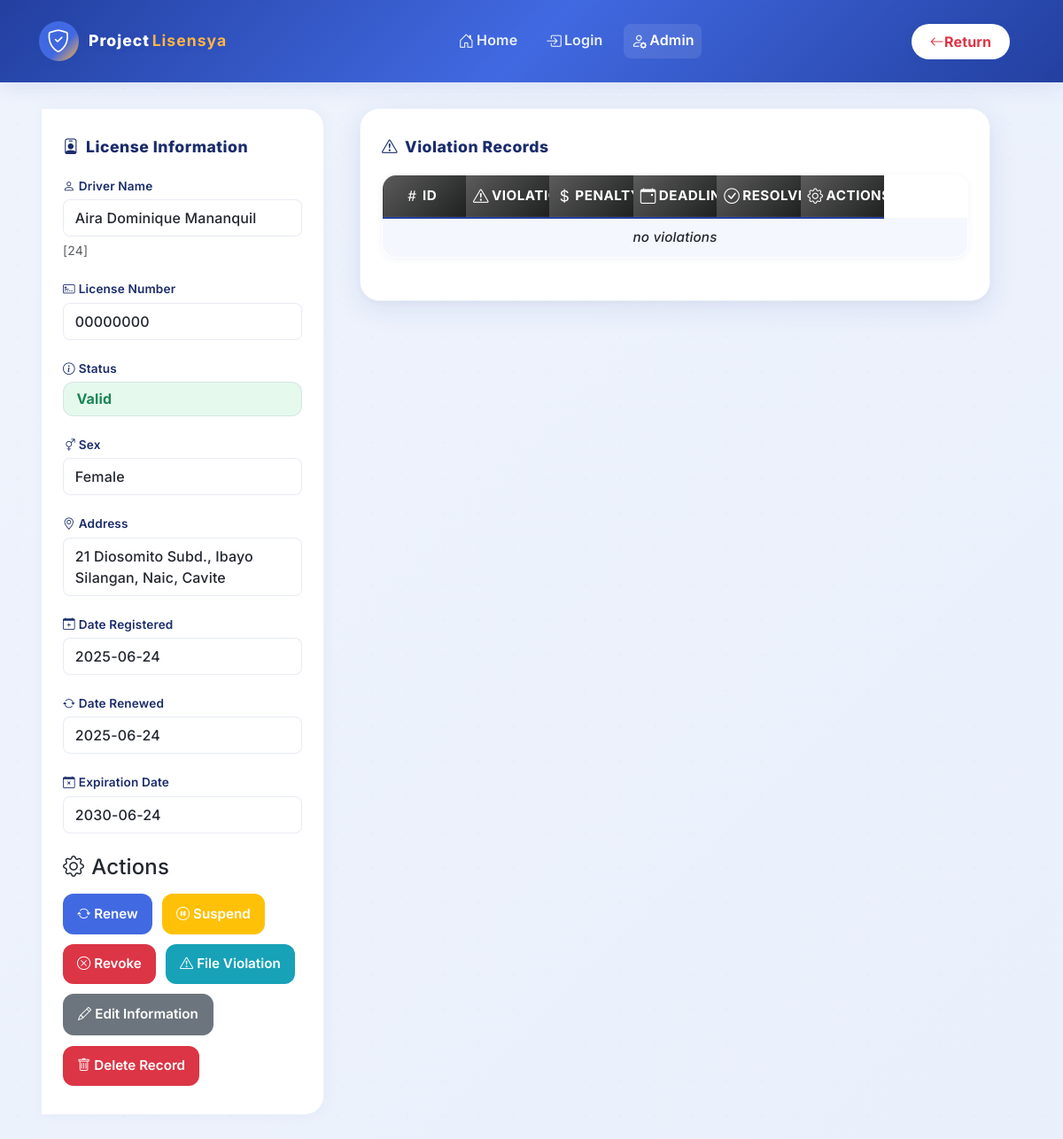
/ceejay/license-actions.new.php?serial-number=24 (signed in), run on an earlier commit of the app's database.
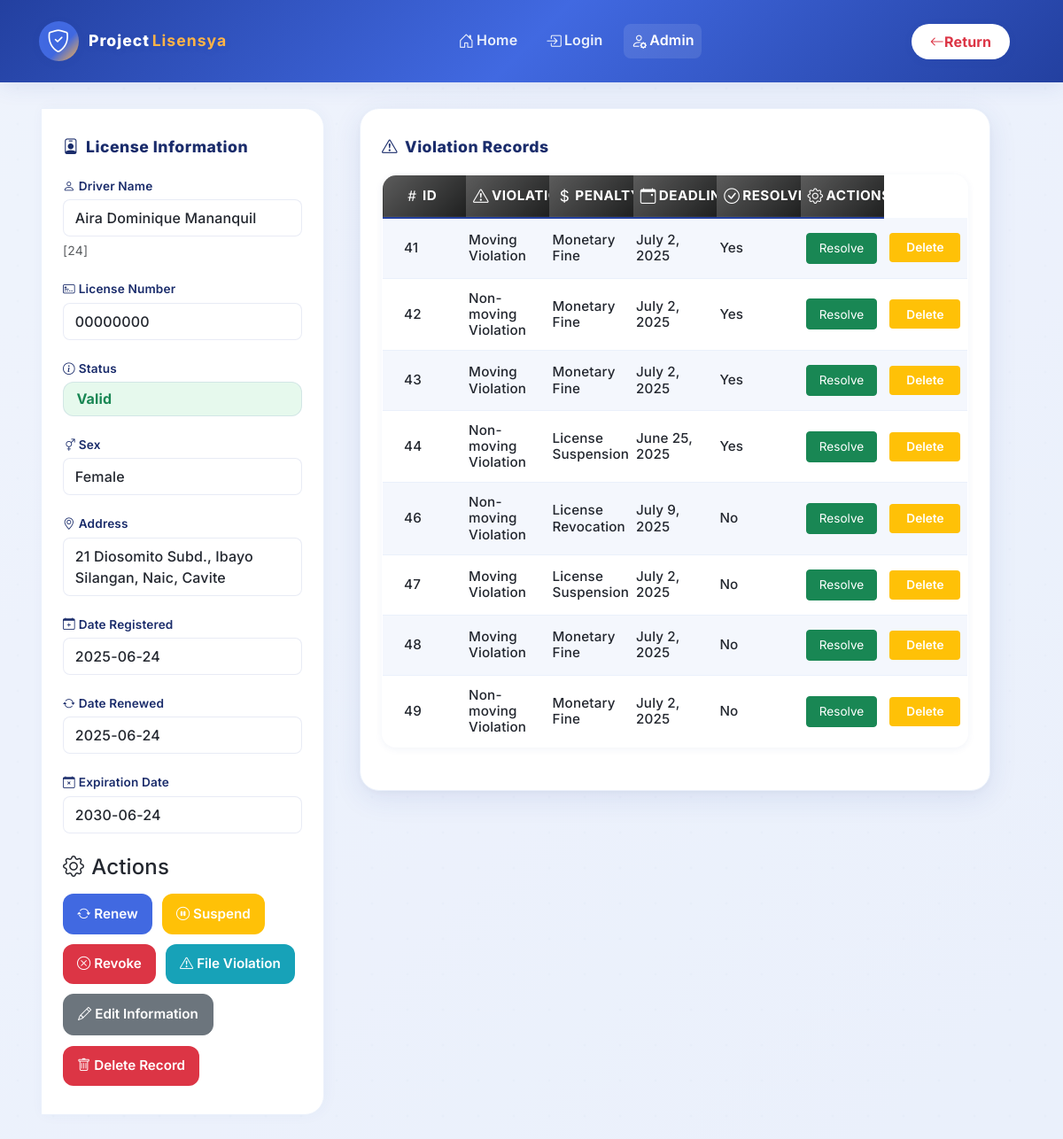
And on a later commit of the database.
### tables this page shows
CREATE TABLE `tbviolations` (
  `violationId` int(11) NOT NULL,
  `licenseSN` int(11) NOT NULL,
  `licenseNumber` varchar(8) NOT NULL,
  `violationCommitted` enum('Moving Violation','Non-moving Violation') NOT NULL,
  `penaltyAlloted` enum('Monetary Fine','License Suspension','License Revocation') NOT NULL,
  `settlementDeadline` date NOT NULL,
  `resolved` tinyint(1) NOT NULL DEFAULT 0
);

### ceejay/license-actions.new.php (the view, shortened to what the changed rows need)
<?php
include '_functions.php';
if (!isset($_GET['serial-number'])) {
    header('Location: admin-db.php');
} else {
    if ($_GET['serial-number'] == '') {
        header('Location: admin-db.php');
    } else {
        $check = checkRegisteredLicense($_GET['serial-number']);
        if ($check !=  true)  {
            header('Location: admin-db.php');
        } else {
            $driverinfo = getLicenseInfo($_GET['serial-number']);
            $serialnum = $driverinfo[0]['serialNumber'];
        }
    }
}
?>
<!DOCTYPE html>
<html lang="en">
<head>
    <link rel="stylesheet" href="https://cdn.jsdelivr.net/npm/bootstrap@5.3.6/dist/css/bootstrap.min.css">
    <link rel="stylesheet" href="styles/dashboard.css">
    <link rel="stylesheet" href="https://cdn.jsdelivr.net/npm/bootstrap-icons@1.11.3/font/bootstrap-icons.min.css">
</head>
<body>
    <div class="container">
        <div class="main-flex-row">
            <div class="flex-main-content">
                <div class="card-style">
                    <table class="table align-middle">
                        <tr>
                            <th><i class="bi bi-hash"></i>ID</th>
                            <th><i class="bi bi-exclamation-triangle"></i>Violation</th>
                            <th><i class="bi bi-currency-dollar"></i>Penalty</th>
                            <th><i class="bi bi-calendar-event"></i>Deadline for Settlement</th>
                            <th><i class="bi bi-check-circle"></i>Resolved</th>
                            <th class="text-center"><i class="bi bi-gear"></i>Actions</th>
                        </tr>
                        <?php viewLicenseViolations($serialnum)?>
                    </table>
                </div>
            </div>
        </div>
    </div>
</body>
</html>

### _functions.php (shortened to what the changed rows need)
<?php
function connect() {
    $conn = new mysqli('localhost','root','','dcit55_project');
    return $conn;
}
function viewLicenseViolations($serial_number) {
    $conn = connect();
    $sql =
        "SELECT *
        FROM tbviolations
        WHERE licenseSN='$serial_number'";
    $rs = $conn->query($sql);
    if ($rs->num_rows === 0) {
        echo "
            <tr>
                <td colspan='7' style='text-align: center;'><i>no violations</td>
            </tr>
        ";
    }
    while ($row = $rs->fetch_assoc()) {
        echo "
            <tr>
                <td>" . $row['violationId'] ."</td>
                <td>" . $row['violationCommitted'] ."</td>
                <td>" . $row['penaltyAlloted'] ."</td>
                <td>" . date_format(date_create($row['settlementDeadline']),"F j, Y") ."</td>
                <td>" . ($row['resolved'] == 0 ? 'No' : 'Yes') ."</td>
                <td>
                    <form action='_functions.php'>
                        <input type='text' name='violation-id' value='" . $row['violationId'] ."' style='display: none;'>
                        <input tpe='text' name='serial-number' value='" . $row['licenseSN'] . "' style='display: none;'>
                        <button class='btn btn-sm btn-success' name='resolve-violation' value='true'>Resolve</button>
                    </form>
                </td>
                <td>
                    <form action='_functions.php'>
                        <input type='text' name='violation-id' value='" . $row['violationId'] ."' style='display: none;'>
                        <input tpe='text' name='serial-number' value='" . $row['licenseSN'] . "' style='display: none;'>
                        <button class='btn btn-sm btn-warning' name='delete-violation-record' value='true'>Delete</button>
                    </form>
                </td>
            </tr>
        ";
    }
}
function getLicenseInfo($serial_number) {
    $conn = connect();
    $sql =
        "SELECT *
        FROM tblicense
        WHERE serialNumber='$serial_number'";
    $rs = $conn->query($sql);
    while ($row = $rs->fetch_assoc()) {
        $info[] = $row;
    }
    return $info;
}
?>

What changed in the data, as far as the page shows it:
added tbviolations: violationId "41", violationCommitted "Moving Violation", penaltyAlloted "Monetary Fine", settlementDeadline "July 2, 2025", resolved "Yes"
added tbviolations: violationId "42", violationCommitted "Non-moving Violation", penaltyAlloted "Monetary Fine", settlementDeadline "July 2, 2025", resolved "Yes"
added tbviolations: violationId "43", violationCommitted "Moving Violation", penaltyAlloted "Monetary Fine", settlementDeadline "July 2, 2025", resolved "Yes"
added tbviolations: violationId "44", violationCommitted "Non-moving Violation", penaltyAlloted "License Suspension", settlementDeadline "June 25, 2025", resolved "Yes"
added tbviolations: violationId "46", violationCommitted "Non-moving Violation", penaltyAlloted "License Revocation", settlementDeadline "July 9, 2025", resolved "No"
added tbviolations: violationId "47", violationCommitted "Moving Violation", penaltyAlloted "License Suspension", settlementDeadline "July 2, 2025", resolved "No"
added tbviolations: violationId "48", violationCommitted "Moving Violation", penaltyAlloted "Monetary Fine", settlementDeadline "July 2, 2025", resolved "No"
added tbviolations: violationId "49", violationCommitted "Non-moving Violation", penaltyAlloted "Monetary Fine", settlementDeadline "July 2, 2025", resolved "No"
Also different on the page:
text no longer shown: "no violations"
